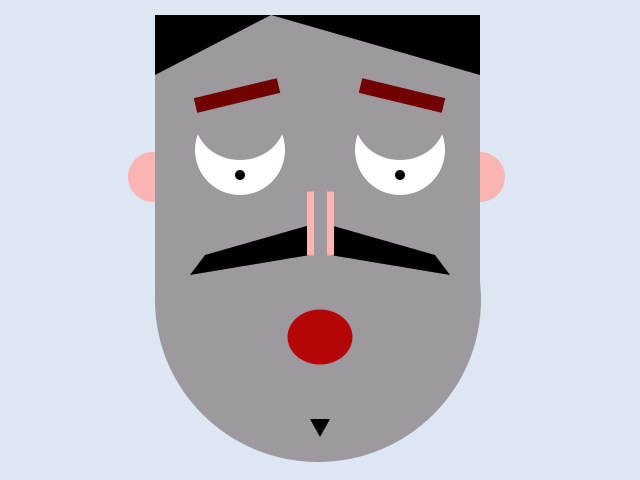
Frame 1 (no input)
Frame 60 (the mouse pressed at the canvas centre just before this capture): identical to frame 1, image omitted
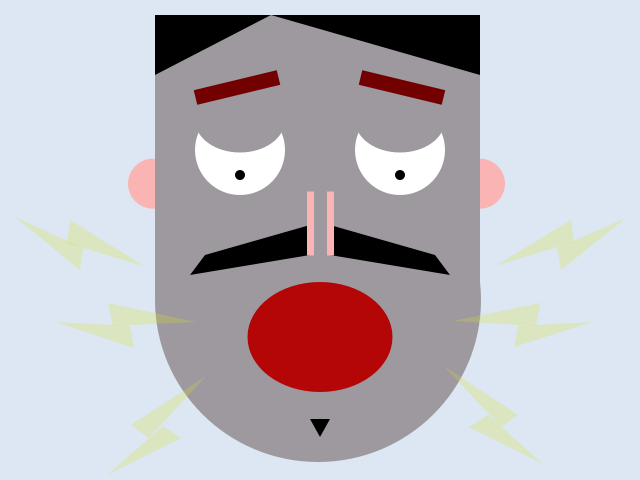
Frame 120 (the mouse held since frame 60 and released just before this capture)

The Processing sketch that drew these frames (run headless with seeded random() and noise(); from frame 60 on, the mouse is pressed at the canvas centre):

// Processing sketch: processing_87796
// ── processing_87796.pde

void setup() {
  background(220, 231, 243);
  size(640, 480);
  smooth();
}

void draw() {
  background(220, 231, 243);
  noStroke();
  //ears
  float b = map(mouseX, 0, height, 177, 187);
  fill(250, 180, 180);
  ellipse(153, b, 50, 50);
  ellipse(480, b, 50, 50);
  //face
  fill(158, 153, 159);
  rect(155, 15, 325, 280);
  ellipse(318, 300, 326, 324);

  //eyes
  fill(255);
  ellipse(240, 150, 90, 90);
  ellipse(400, 150, 90, 90);

  //negspace
  fill(158, 153, 159);
  float a = map(mouseX, 0, width, 80, 50);
  ellipse(240, 120, 90, a);
  ellipse(400, 120, 90, a);

  //pupils
  fill(0);
  ellipse(240, 175, 10, 10);
  ellipse(400, 175, 10, 10);

  //mustache
  fill(0);
  quad(330, 225, 330, 255, 450, 275, 435, 255);
  quad(310, 225, 310, 255, 190, 275, 205, 255);

  //nose
  stroke(250, 180, 180);
  smooth();
  strokeCap(SQUARE);
  strokeWeight(7);
  line(310, 255, 310, 191);
  line(330, 255, 330, 191);

  //brows
  stroke(115, 0, 0);
  strokeWeight(15);
  smooth();
  strokeCap(SQUARE);

  float c = map(mouseX, 0, width, 105, 90);
  float f = map(mouseX, 0, width, 85, 70);
  line(195, c, 278, f);
  line(360, f, 443, c);

  //hair
  fill(0);
  noStroke();
  triangle(155, 15, 155, 75, 271, 15);
  triangle(271, 15, 480, 75, 480, 15);
  //goatee
  triangle(310, 419, 330, 419, 320, 437);


  //mouth
  fill(180, 6, 6);
  float d = map(mouseX, 0, width, 65, 225);
  float e = map(mouseX, 0, width, 55, 165);
  ellipse(320, 337, d, e);

  //lightning!!!
  float g = map(mouseX, 0, width, -130, 255);  
  fill(215, 223, 31,g);
  triangle(15, 217, 83, 248, 80, 270);
  triangle(70, 220, 67, 243, 146, 267);
  //
  triangle(56, 322, 130, 326, 134, 348);
  triangle(113, 326, 196, 322, 108, 303);
  //
  triangle(131, 425, 149, 438, 206, 376);
  triangle(107, 475, 181, 438, 163, 426);
  //
  triangle(444, 366, 501, 427, 518, 415);
  triangle(469, 427, 488, 415, 543, 464);
  //
  triangle(453, 321, 540, 303, 536, 326);
  triangle(518, 326, 514, 347, 592, 322);
  //
  triangle(626, 218, 561, 270, 557, 248);
  triangle(571, 220, 574, 242, 495, 266);
}
